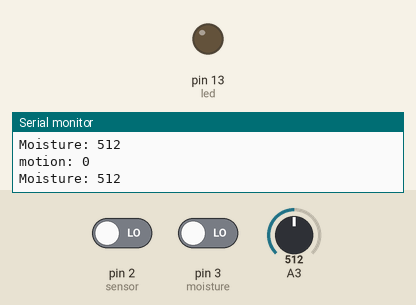
Bench run of a sketch on a simulated Arduino Uno, built with avr-gcc and run on an emulated ATmega328P. Parts: output pins drawn as LEDs (lit = HIGH), the last lines printed to the serial monitor. Inputs (shaded band) come from the test bench; at power-on: pin 2 (sensor) LOW, pin 3 (moisture) LOW, A3 = 512.

Above: at 1.2 s.
1.3 s: pin 2 (sensor) driven HIGH
At 1.6 s:
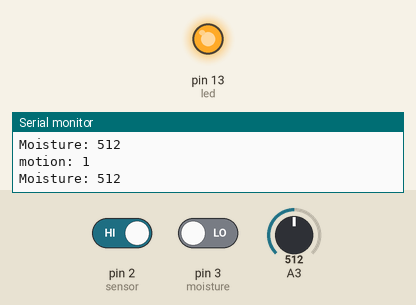
2.8 s: pin 2 (sensor) driven LOW
At 4.0 s:
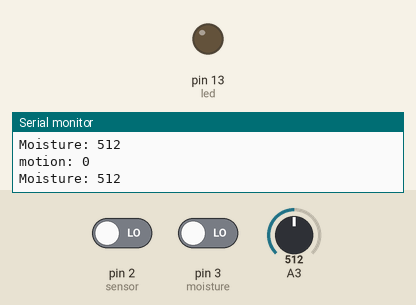
4.3 s: pin 3 (moisture) driven HIGH
At 5.7 s:
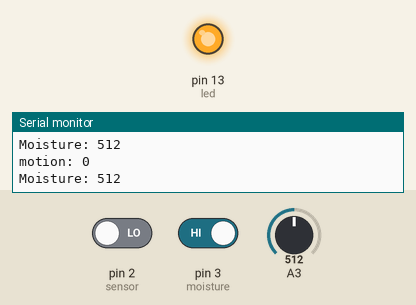
Timing chart, 0 to 7.3 s (numbered marks = the images above; inputs shaded):
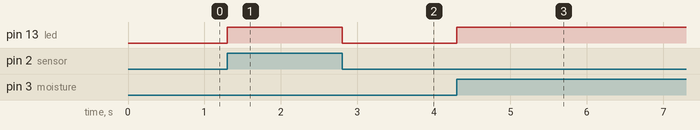

Measured:
- after the input at 1.3 s, pin 13 (led): LOW → HIGH at once
- after the input at 2.8 s, pin 13 (led): HIGH → LOW at once
- after the input at 4.3 s, pin 13 (led): LOW → HIGH at once

The sketch:

code.ino
```cpp
int led = 13;
int sensor = 2;
int state = LOW;
int moisture = 3;
int val = 0;
int moist = 0;

void setup() {
  Serial.begin(9600);
  pinMode(led, OUTPUT);
  pinMode(sensor, INPUT);
  pinMode(moisture, INPUT);
  attachInterrupt(digitalPinToInterrupt(sensor), blink, HIGH);
  attachInterrupt(digitalPinToInterrupt(moisture), blink, CHANGE);
}

void loop(){
  val = digitalRead(sensor);
  Serial.print("motion: ");
  Serial.println(val);
  moist = analogRead(moisture);
  Serial.print("Moisture: ");
  Serial.println(moist);
  delay(100);
}


void blink() {
  state = !state;
   digitalWrite(led, state);
}
```
